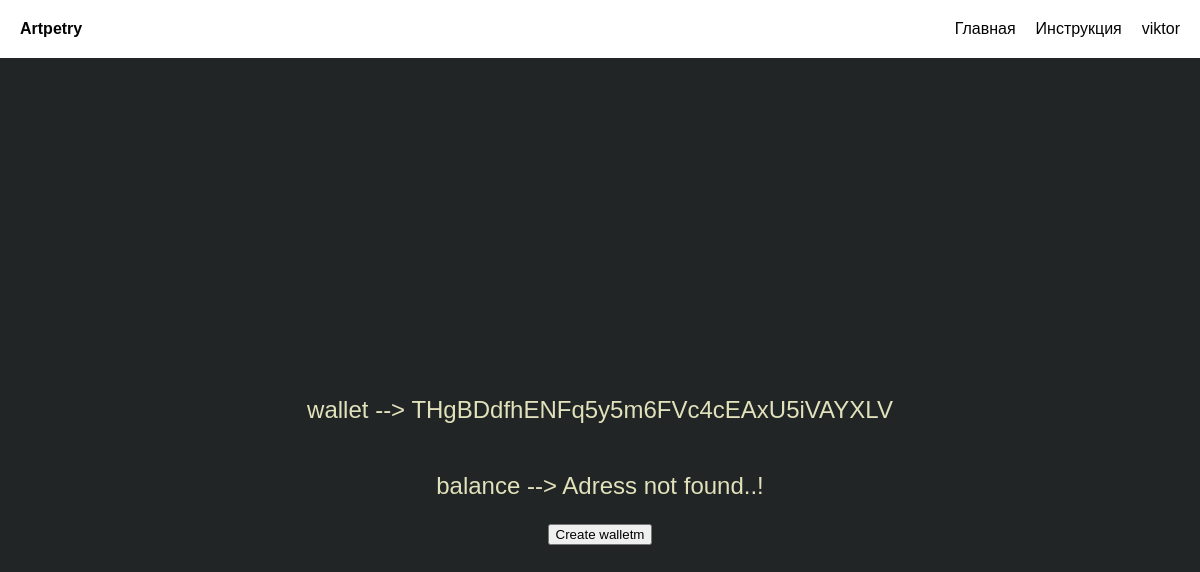
/get_wallet/ (signed in), run on an earlier commit of the app's database.
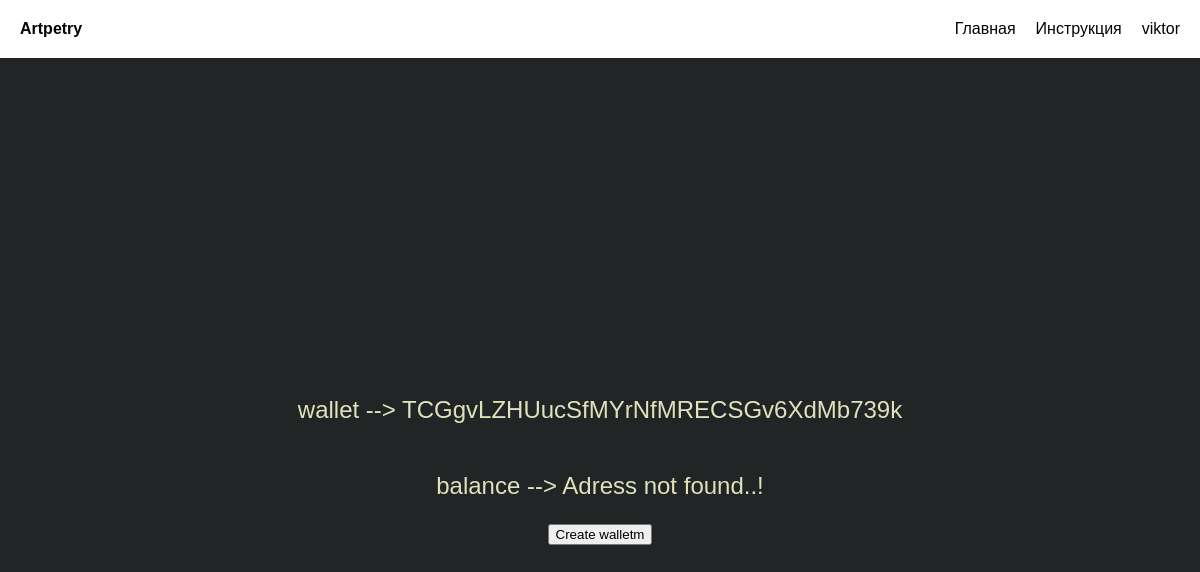
And on a later commit of the database.
### spam/models.py (models this page shows, shortened)
class User_settings(models.Model):
    user = models.ForeignKey(User, on_delete=models.CASCADE,blank=True)
    balance = models.CharField(max_length=100,blank=True)
    wallet = models.CharField(max_length=256,blank=True)
    hex_address = models.CharField(max_length=256,blank=True)
    private_key = models.CharField(max_length=256,blank=True)
    public_key = models.CharField(max_length=256,blank=True)
    text = models.CharField(max_length=100,blank=True)
    user_names = models.CharField(max_length=100,blank=True)
    tariff = models.CharField(max_length=100,blank=True)
    numbers = models.CharField(max_length=20,blank=True)
    date = models.DateTimeField(default=timezone.now)

### spam/views.py (the view, shortened to what this page needs)
# urls.py: path('get_wallet/', views.get_wallet, name='get_wallet'),
def get_wallet(request):
    if request.user.is_authenticated:
        current_user = request.user
        news_show = User_settings.objects.get(user=current_user)
        if request.user.is_authenticated:
            form = SubscriberForm_test(request.POST, request.FILES or None, instance=news_show)
            print(f'form--->{news_show.wallet}')
            print(f'form LEN--->{len(news_show.wallet)}')
            wallet = str(news_show.wallet)
            balance=''
            if len(wallet) > 1:
                balance = check_balance(news_show.wallet)
                if balance:
                    User_settings.objects.filter(user=current_user).update(balance=balance)
                else:
                    balance='Adress not found..!'
        return render(request, 'account/get_wallet.html',
                          {'form':form,
                          'news_show':news_show,
                           'balance':balance}
                          )
    else:
        return redirect('/login')

### spam/create_wallet.py (called while the page is built)
def check_balance(address):
    try:
        client = Tron()
        wallet = client.generate_address()
        balance=client.get_account_balance(address)
        return balance
    except AddressNotFound:
        print('Adress not found..!')
        return False

### spam/templates/account/get_wallet.html (shortened to what this page needs)
{% extends "test_css.html" %}
{% load static %}
{% block content %}
	<link rel="stylesheet" type="text/css" href="{% static 'css/styles.css' %}">
         <form action="" method="post" enctype="multipart/form-data" style="color:#e1e1bb;">
    {% if request.user.is_authenticated %}
        <p style="color:#e1e1bb;" >wallet -->  {{ news_show.wallet }}</p>
        <p style="color:#e1e1bb;" >balance -->  {{ balance }}</p>
                                             <button type="submit" class="btn btn-primary">Create walletm</button>
                 {% endif %}
    </form>
{% endblock %}

What changed in the data, as far as the page shows it:
changed User_settings: wallet "THgBDdfhENFq5y5m6FVc4cEAxU5iVAYXLV" → "TCGgvLZHUucSfMYrNfMRECSGv6XdMb739k"
